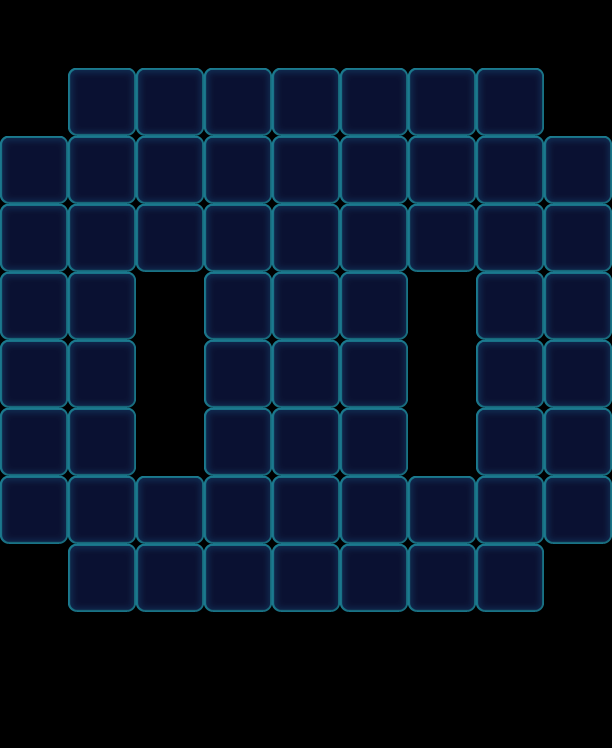

A 2D game scene composited from a Tiled map and its tileset images. What follows is a short description and the map's XML, with each tile layer's data collapsed to a summary:
An orthogonal 9x11 tile map with 68x68 px tiles, 1 tile layer (Valid), 2 tilesets and 46 objects (13x Bomb, 13x Haze, 11x Factory_Normal, 6x Ice, 3x Monster).

<map version="1.0" orientation="orthogonal" width="9" height="11" tilewidth="68" tileheight="68">
 <tileset firstgid="1" name="game_grid1" tilewidth="68" tileheight="68">
  <image source="game_grid1.png" width="68" height="68" />
 </tileset>
 <tileset firstgid="2" name="map" tilewidth="68" tileheight="68">
  <image source="map.png" width="1024" height="1024" />
 </tileset>
 <layer name="Valid" width="9" height="11">
  <data>[99 cells, 62 non-empty, 1 distinct tile ids]</data>
 </layer>
 <objectgroup name="BottomObj" width="9" height="11" />
 <objectgroup name="MiddleObj" width="9" height="11">
  <object name="84" type="Bomb" gid="3" x="408" y="204">
   <properties>
    <property name="BombTime" value="9" />
    <property name="Color" value="Green" />
   </properties>
  </object>
  <object name="13" type="Bomb" gid="17" x="136" y="204">
   <properties>
    <property name="BombTime" value="9" />
    <property name="Color" value="Purple" />
   </properties>
  </object>
  <object name="82" type="Bomb" gid="2" x="136" y="136">
   <properties>
    <property name="BombTime" value="9" />
    <property name="Color" value="Blue" />
   </properties>
  </object>
  <object name="82" type="Bomb" gid="2" x="204" y="476">
   <properties>
    <property name="BombTime" value="9" />
    <property name="Color" value="Blue" />
   </properties>
  </object>
  <object name="82" type="Bomb" gid="2" x="136" y="544">
   <properties>
    <property name="BombTime" value="9" />
    <property name="Color" value="Blue" />
   </properties>
  </object>
  <object name="55" type="Bomb" gid="19" x="272" y="476">
   <properties>
    <property name="BombTime" value="9" />
    <property name="Color" value="Yellow" />
   </properties>
  </object>
  <object name="55" type="Bomb" gid="19" x="408" y="136">
   <properties>
    <property name="BombTime" value="9" />
    <property name="Color" value="Yellow" />
   </properties>
  </object>
  <object name="55" type="Bomb" gid="19" x="408" y="612">
   <properties>
    <property name="BombTime" value="9" />
    <property name="Color" value="Yellow" />
   </properties>
  </object>
  <object name="84" type="Bomb" gid="3" x="136" y="612">
   <properties>
    <property name="BombTime" value="9" />
    <property name="Color" value="Green" />
   </properties>
  </object>
  <object name="13" type="Bomb" gid="17" x="408" y="544">
   <properties>
    <property name="BombTime" value="9" />
    <property name="Color" value="Purple" />
   </properties>
  </object>
  <object name="13" type="Bomb" gid="17" x="340" y="476">
   <properties>
    <property name="BombTime" value="9" />
    <property name="Color" value="Purple" />
   </properties>
  </object>
  <object name="57" type="Monster" gid="18" x="204" y="612">
   <properties>
    <property name="Color" value="Pink" />
   </properties>
  </object>
  <object name="57" type="Monster" gid="18" x="272" y="544">
   <properties>
    <property name="Color" value="Pink" />
   </properties>
  </object>
  <object name="57" type="Monster" gid="18" x="340" y="612">
   <properties>
    <property name="Color" value="Pink" />
   </properties>
  </object>
  <object name="82" type="Bomb" gid="2" x="408" y="272">
   <properties>
    <property name="BombTime" value="9" />
    <property name="Color" value="Blue" />
   </properties>
  </object>
  <object name="55" type="Bomb" gid="19" x="136" y="272">
   <properties>
    <property name="BombTime" value="9" />
    <property name="Color" value="Yellow" />
   </properties>
  </object>
 </objectgroup>
 <objectgroup color="#000000" name="TopObj" width="9" height="11">
  <object name="10" type="Factory_Normal" x="0" y="68" width="68" height="68">
   <properties>
    <property name="FactoryColorsConfig" value="Blue,Green,Yellow,Orange,Purple" />
   </properties>
  </object>
  <object name="10" type="Factory_Normal" x="68" y="0" width="68" height="68">
   <properties>
    <property name="FactoryColorsConfig" value="Blue,Green,Yellow,Orange,Purple" />
   </properties>
  </object>
  <object name="10" type="Factory_Normal" x="136" y="0" width="68" height="68">
   <properties>
    <property name="FactoryColorsConfig" value="Blue,Green,Yellow,Orange,Purple" />
   </properties>
  </object>
  <object name="10" type="Factory_Normal" x="204" y="0" width="68" height="68">
   <properties>
    <property name="FactoryColorsConfig" value="Blue,Green,Yellow,Orange,Purple" />
   </properties>
  </object>
  <object name="10" type="Factory_Normal" x="272" y="0" width="68" height="68">
   <properties>
    <property name="FactoryColorsConfig" value="Blue,Green,Yellow,Orange,Purple" />
   </properties>
  </object>
  <object name="10" type="Factory_Normal" x="340" y="0" width="68" height="68">
   <properties>
    <property name="FactoryColorsConfig" value="Blue,Green,Yellow,Orange,Purple" />
   </properties>
  </object>
  <object name="10" type="Factory_Normal" x="408" y="0" width="68" height="68">
   <properties>
    <property name="FactoryColorsConfig" value="Blue,Green,Yellow,Orange,Purple" />
   </properties>
  </object>
  <object name="10" type="Factory_Normal" x="476" y="0" width="68" height="68">
   <properties>
    <property name="FactoryColorsConfig" value="Blue,Green,Yellow,Orange,Purple" />
   </properties>
  </object>
  <object name="10" type="Factory_Normal" x="544" y="68" width="68" height="68">
   <properties>
    <property name="FactoryColorsConfig" value="Blue,Green,Yellow,Orange,Purple" />
   </properties>
  </object>
  <object name="10" type="Factory_Normal" x="136" y="408" width="68" height="68">
   <properties>
    <property name="FactoryColorsConfig" value="Blue,Green,Yellow,Orange,Purple" />
   </properties>
  </object>
  <object name="10" type="Factory_Normal" x="408" y="408" width="68" height="68">
   <properties>
    <property name="FactoryColorsConfig" value="Blue,Green,Yellow,Orange,Purple" />
   </properties>
  </object>
  <object name="10" type="Ice" x="204" y="544" width="68" height="68">
   <properties>
    <property name="Layers" value="3" />
   </properties>
  </object>
  <object name="10" type="Ice" x="272" y="476" width="68" height="68">
   <properties>
    <property name="Layers" value="3" />
   </properties>
  </object>
  <object name="10" type="Ice" x="340" y="544" width="68" height="68">
   <properties>
    <property name="Layers" value="3" />
   </properties>
  </object>
  <object name="10" type="Ice" x="204" y="476" width="68" height="68">
   <properties>
    <property name="Layers" value="3" />
   </properties>
  </object>
  <object name="10" type="Ice" x="340" y="476" width="68" height="68">
   <properties>
    <property name="Layers" value="3" />
   </properties>
  </object>
  <object name="10" type="Ice" x="272" y="544" width="68" height="68">
   <properties>
    <property name="Layers" value="3" />
   </properties>
  </object>
 </objectgroup>
 <objectgroup color="#00ff00" name="CeilObj" width="9" height="11">
  <object name="Haze" type="Haze" x="408" y="68" width="68" height="68">
   <properties>
    <property name="HazeLevel" value="3" />
   </properties>
  </object>
  <object name="Haze" type="Haze" x="408" y="136" width="68" height="68">
   <properties>
    <property name="HazeLevel" value="3" />
   </properties>
  </object>
  <object name="Haze" type="Haze" x="408" y="544" width="68" height="68">
   <properties>
    <property name="HazeLevel" value="3" />
   </properties>
  </object>
  <object name="Haze" type="Haze" x="340" y="408" width="68" height="68">
   <properties>
    <property name="HazeLevel" value="3" />
   </properties>
  </object>
  <object name="Haze" type="Haze" x="408" y="476" width="68" height="68">
   <properties>
    <property name="HazeLevel" value="3" />
   </properties>
  </object>
  </objectgroup>
</map>
<!-- 8 of 46 objects omitted -->
